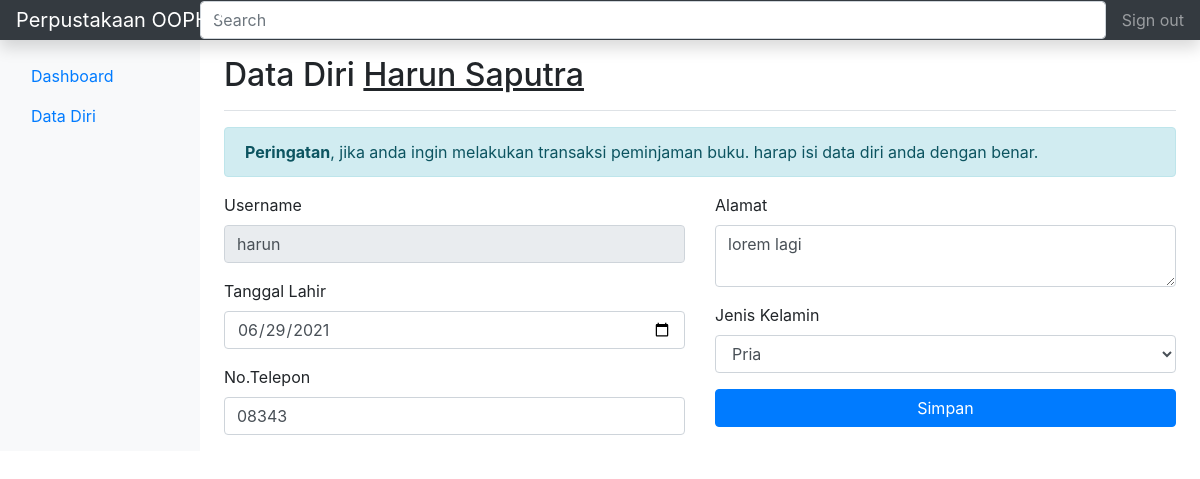
The page /page/theme-backend.php?page=data-diri (signed in) on the database its author committed.
### tables this page shows
CREATE TABLE `anggota` (
  `id_anggota` int(11) NOT NULL,
  `id_user` int(11) DEFAULT NULL,
  `tgl_lahir` date DEFAULT NULL,
  `alamat` text DEFAULT NULL,
  `jk` varchar(1) DEFAULT NULL,
  `no_hp` char(20) DEFAULT NULL
);

CREATE TABLE `user` (
  `id_user` int(11) NOT NULL,
  `nama` varchar(255) NOT NULL,
  `username` varchar(255) NOT NULL,
  `password` varchar(255) NOT NULL,
  `level` int(1) NOT NULL
);

### config/database.php (called while the page is built, shortened)
<?php
class Database{
   public $host = "localhost";
   public $username = "root";
   public $password = "";
   public $database = "app_perpustakaan_oop";
   function __construct(){
      $this->koneksi = new mysqli($this->host, $this->username, $this->password,$this->database);
   }
}

### config/anggota.php (called while the page is built, shortened)
<?php
require 'database.php';
class Anggota extends Database
{
   function getJoinByIdMemberUser($id_user)
   {
      $query = mysqli_query($this->koneksi,"SELECT * FROM anggota INNER JOIN user ON anggota.id_user = user.id_user WHERE anggota.id_user = '$id_user'") or die(mysqli_error($this->koneksi));
      return $query->fetch_assoc();
   }
}

### page/backend/profile/index.php (the view, shortened to what this page needs)
<?php
require '../config/anggota.php';
$db = new Anggota();
$idUser = $_SESSION['id'];
$anggota = $db->getJoinByIdMemberUser($idUser);
?>
<div class="d-flex justify-content-between flex-wrap flex-md-nowrap align-items-center pt-3 pb-2 mb-3 border-bottom">
<h1 class="h2">Data Diri <u><?= $_SESSION['nama']; ?></u></h1>
</div>
<div class="alert alert-info"><strong>Peringatan</strong>, jika anda ingin melakukan transaksi peminjaman buku. harap isi data diri anda dengan benar.</div>
<form action="" method="post">
   <div class="row">
      <div class="col-md-6">
         <div class="form-group">
            <label>Username</label>
            <input type="text" class="form-control" disabled value="<?= $anggota['username'] ?>" required>
         </div>
         <div class="form-group">
            <label for="tgl_lahir">Tanggal Lahir</label>
            <input type="date" name="tgl_lahir" id="tgl_lahir" class="form-control" value="<?= $anggota['tgl_lahir'] ?>" required>
         </div>
         <div class="form-group">
            <label for="no_hp">No.Telepon</label>
            <input type="number" name="no_hp" id="no_hp" class="form-control" value="<?= $anggota['no_hp'] ?>" required>
         </div>
      </div>
      <div class="col-md-6">
         <div class="form-group">
            <label for="alamat">Alamat</label>
            <textarea name="alamat" id="alamat" class="form-control" required><?= $anggota['alamat'] ?></textarea>
         </div>
         <div class="form-group">
            <label for="jk">Jenis Kelamin</label>
            <select name="jk" id="jk" class="form-control" required>
               <option value="L" <?= ($anggota['jk'] === 'L' ? 'selected' : '') ?>>Pria</option>
            </select>
         </div>
         <div class="form-group">
            <button type="submit" name="simpan" class="btn btn-primary btn-block">Simpan</button>
         </div>
      </div>
   </div>
</form>

### rows shown on the page
anggota: id_user.username "harun", tgl_lahir "06/29/2021", no_hp "08343", alamat "lorem lagi", jk "Pria"

### other values the page prints
$_SESSION['nama'] "Harun Saputra"
